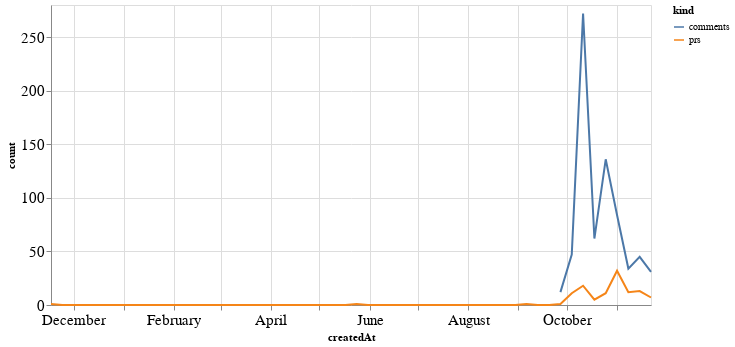

Notebook cell for this chart:
### Code cell
alt.Chart(total_time, width=600).mark_line().encode(
    x='createdAt',
    y='count',
    color='kind'
)

### Figure 1 — Vega-Lite specification as saved in the notebook (floating-point values rounded to 4 significant figures)
{"config": {"axisLeft": {"labelFontSize": 15}, "axisBottom": {"labelFontSize": 15}}, "data": {"name": "data-33ede6d0fd8e8445a27f4cff0dd5bf93"}, "mark": "line", "encoding": {"color": {"type": "nominal", "field": "kind"}, "x": {"type": "temporal", "field": "createdAt"}, "y": {"type": "quantitative", "field": "count"}}, "width": 600, "$schema": "https://vega.github.io/schema/vega-lite/v4.8.1.json", "datasets": {"data-33ede6d0fd8e8445a27f4cff0dd5bf93": [{"createdAt": "2019-11-17T00:00:00", "kind": "prs", "count": 1.0}, {"createdAt": "2019-11-24T00:00:00", "kind": "prs", "count": 0.0}, {"createdAt": "2019-12-01T00:00:00", "kind": "prs", "count": 0.0}, {"createdAt": "2019-12-08T00:00:00", "kind": "prs", "count": 0.0}, {"createdAt": "2019-12-15T00:00:00", "kind": "prs", "count": 0.0}, {"createdAt": "2019-12-22T00:00:00", "kind": "prs", "count": 0.0}, {"createdAt": "2019-12-29T00:00:00", "kind": "prs", "count": 0.0}, {"createdAt": "2020-01-05T00:00:00", "kind": "prs", "count": 0.0}, {"createdAt": "2020-01-12T00:00:00", "kind": "prs", "count": 0.0}, {"createdAt": "2020-01-19T00:00:00", "kind": "prs", "count": 0.0}, {"createdAt": "2020-01-26T00:00:00", "kind": "prs", "count": 0.0}, {"createdAt": "2020-02-02T00:00:00", "kind": "prs", "count": 0.0}, {"createdAt": "2020-02-09T00:00:00", "kind": "prs", "count": 0.0}, {"createdAt": "2020-02-16T00:00:00", "kind": "prs", "count": 0.0}, {"createdAt": "2020-02-23T00:00:00", "kind": "prs", "count": 0.0}, {"createdAt": "2020-03-01T00:00:00", "kind": "prs", "count": 0.0}, {"createdAt": "2020-03-08T00:00:00", "kind": "prs", "count": 0.0}, {"createdAt": "2020-03-15T00:00:00", "kind": "prs", "count": 0.0}, {"createdAt": "2020-03-22T00:00:00", "kind": "prs", "count": 0.0}, {"createdAt": "2020-03-29T00:00:00", "kind": "prs", "count": 0.0}, {"createdAt": "2020-04-05T00:00:00", "kind": "prs", "count": 0.0}, {"createdAt": "2020-04-12T00:00:00", "kind": "prs", "count": 0.0}, {"createdAt": "2020-04-19T00:00:00", "kind": "prs", "count": 0.0}, {"createdAt": "2020-04-26T00:00:00", "kind": "prs", "count": 0.0}, {"createdAt": "2020-05-03T00:00:00", "kind": "prs", "count": 0.0}, {"createdAt": "2020-05-10T00:00:00", "kind": "prs", "count": 0.0}, {"createdAt": "2020-05-17T00:00:00", "kind": "prs", "count": 0.0}, {"createdAt": "2020-05-24T00:00:00", "kind": "prs", "count": 1.0}, {"createdAt": "2020-05-31T00:00:00", "kind": "prs", "count": 0.0}, {"createdAt": "2020-06-07T00:00:00", "kind": "prs", "count": 0.0}, {"createdAt": "2020-06-14T00:00:00", "kind": "prs", "count": 0.0}, {"createdAt": "2020-06-21T00:00:00", "kind": "prs", "count": 0.0}, {"createdAt": "2020-06-28T00:00:00", "kind": "prs", "count": 0.0}, {"createdAt": "2020-07-05T00:00:00", "kind": "prs", "count": 0.0}, {"createdAt": "2020-07-12T00:00:00", "kind": "prs", "count": 0.0}, {"createdAt": "2020-07-19T00:00:00", "kind": "prs", "count": 0.0}, {"createdAt": "2020-07-26T00:00:00", "kind": "prs", "count": 0.0}, {"createdAt": "2020-08-02T00:00:00", "kind": "prs", "count": 0.0}, {"createdAt": "2020-08-09T00:00:00", "kind": "prs", "count": 0.0}, {"createdAt": "2020-08-16T00:00:00", "kind": "prs", "count": 0.0}, {"createdAt": "2020-08-23T00:00:00", "kind": "prs", "count": 0.0}, {"createdAt": "2020-08-30T00:00:00", "kind": "prs", "count": 0.0}, {"createdAt": "2020-09-06T00:00:00", "kind": "prs", "count": 1.0}, {"createdAt": "2020-09-13T00:00:00", "kind": "prs", "count": 0.0}, {"createdAt": "2020-09-20T00:00:00", "kind": "prs", "count": 0.0}, {"createdAt": "2020-09-27T00:00:00", "kind": "prs", "count": 1.0}, {"createdAt": "2020-10-04T00:00:00", "kind": "prs", "count": 11.0}, {"createdAt": "2020-10-11T00:00:00", "kind": "prs", "count": 18.0}, {"createdAt": "2020-10-18T00:00:00", "kind": "prs", "count": 5.0}, {"createdAt": "2020-10-25T00:00:00", "kind": "prs", "count": 11.0}, {"createdAt": "2020-11-01T00:00:00", "kind": "prs", "count": 32.0}, {"createdAt": "2020-11-08T00:00:00", "kind": "prs", "count": 12.0}, {"createdAt": "2020-11-15T00:00:00", "kind": "prs", "count": 13.0}, {"createdAt": "2020-11-22T00:00:00", "kind": "prs", "count": 7.0}, {"createdAt": "2019-11-17T00:00:00", "kind": "comments", "count": null}, {"createdAt": "2019-11-24T00:00:00", "kind": "comments", "count": null}, {"createdAt": "2019-12-01T00:00:00", "kind": "comments", "count": null}, {"createdAt": "2019-12-08T00:00:00", "kind": "comments", "count": null}, {"createdAt": "2019-12-15T00:00:00", "kind": "comments", "count": null}, {"createdAt": "2019-12-22T00:00:00", "kind": "comments", "count": null}, {"createdAt": "2019-12-29T00:00:00", "kind": "comments", "count": null}, {"createdAt": "2020-01-05T00:00:00", "kind": "comments", "count": null}, {"createdAt": "2020-01-12T00:00:00", "kind": "comments", "count": null}, {"createdAt": "2020-01-19T00:00:00", "kind": "comments", "count": null}, {"createdAt": "2020-01-26T00:00:00", "kind": "comments", "count": null}, {"createdAt": "2020-02-02T00:00:00", "kind": "comments", "count": null}, {"createdAt": "2020-02-09T00:00:00", "kind": "comments", "count": null}, {"createdAt": "2020-02-16T00:00:00", "kind": "comments", "count": null}, {"createdAt": "2020-02-23T00:00:00", "kind": "comments", "count": null}, {"createdAt": "2020-03-01T00:00:00", "kind": "comments", "count": null}, {"createdAt": "2020-03-08T00:00:00", "kind": "comments", "count": null}, {"createdAt": "2020-03-15T00:00:00", "kind": "comments", "count": null}, {"createdAt": "2020-03-22T00:00:00", "kind": "comments", "count": null}, {"createdAt": "2020-03-29T00:00:00", "kind": "comments", "count": null}, {"createdAt": "2020-04-05T00:00:00", "kind": "comments", "count": null}, {"createdAt": "2020-04-12T00:00:00", "kind": "comments", "count": null}, {"createdAt": "2020-04-19T00:00:00", "kind": "comments", "count": null}, {"createdAt": "2020-04-26T00:00:00", "kind": "comments", "count": null}, {"createdAt": "2020-05-03T00:00:00", "kind": "comments", "count": null}, {"createdAt": "2020-05-10T00:00:00", "kind": "comments", "count": null}, {"createdAt": "2020-05-17T00:00:00", "kind": "comments", "count": null}, {"createdAt": "2020-05-24T00:00:00", "kind": "comments", "count": null}, {"createdAt": "2020-05-31T00:00:00", "kind": "comments", "count": null}, {"createdAt": "2020-06-07T00:00:00", "kind": "comments", "count": null}, {"createdAt": "2020-06-14T00:00:00", "kind": "comments", "count": null}, {"createdAt": "2020-06-21T00:00:00", "kind": "comments", "count": null}, {"createdAt": "2020-06-28T00:00:00", "kind": "comments", "count": null}, {"createdAt": "2020-07-05T00:00:00", "kind": "comments", "count": null}, {"createdAt": "2020-07-12T00:00:00", "kind": "comments", "count": null}, {"createdAt": "2020-07-19T00:00:00", "kind": "comments", "count": null}, {"createdAt": "2020-07-26T00:00:00", "kind": "comments", "count": null}, {"createdAt": "2020-08-02T00:00:00", "kind": "comments", "count": null}, {"createdAt": "2020-08-09T00:00:00", "kind": "comments", "count": null}, {"createdAt": "2020-08-16T00:00:00", "kind": "comments", "count": null}, {"createdAt": "2020-08-23T00:00:00", "kind": "comments", "count": null}, {"createdAt": "2020-08-30T00:00:00", "kind": "comments", "count": null}, {"createdAt": "2020-09-06T00:00:00", "kind": "comments", "count": null}, {"createdAt": "2020-09-13T00:00:00", "kind": "comments", "count": null}, {"createdAt": "2020-09-20T00:00:00", "kind": "comments", "count": null}, {"createdAt": "2020-09-27T00:00:00", "kind": "comments", "count": 12.0}, {"createdAt": "2020-10-04T00:00:00", "kind": "comments", "count": 47.0}, {"createdAt": "2020-10-11T00:00:00", "kind": "comments", "count": 272.0}, {"createdAt": "2020-10-18T00:00:00", "kind": "comments", "count": 62.0}, {"createdAt": "2020-10-25T00:00:00", "kind": "comments", "count": 136.0}, {"createdAt": "2020-11-01T00:00:00", "kind": "comments", "count": 84.0}, {"createdAt": "2020-11-08T00:00:00", "kind": "comments", "count": 34.0}, {"createdAt": "2020-11-15T00:00:00", "kind": "comments", "count": 45.0}, {"createdAt": "2020-11-22T00:00:00", "kind": "comments", "count": 31.0}]}}
